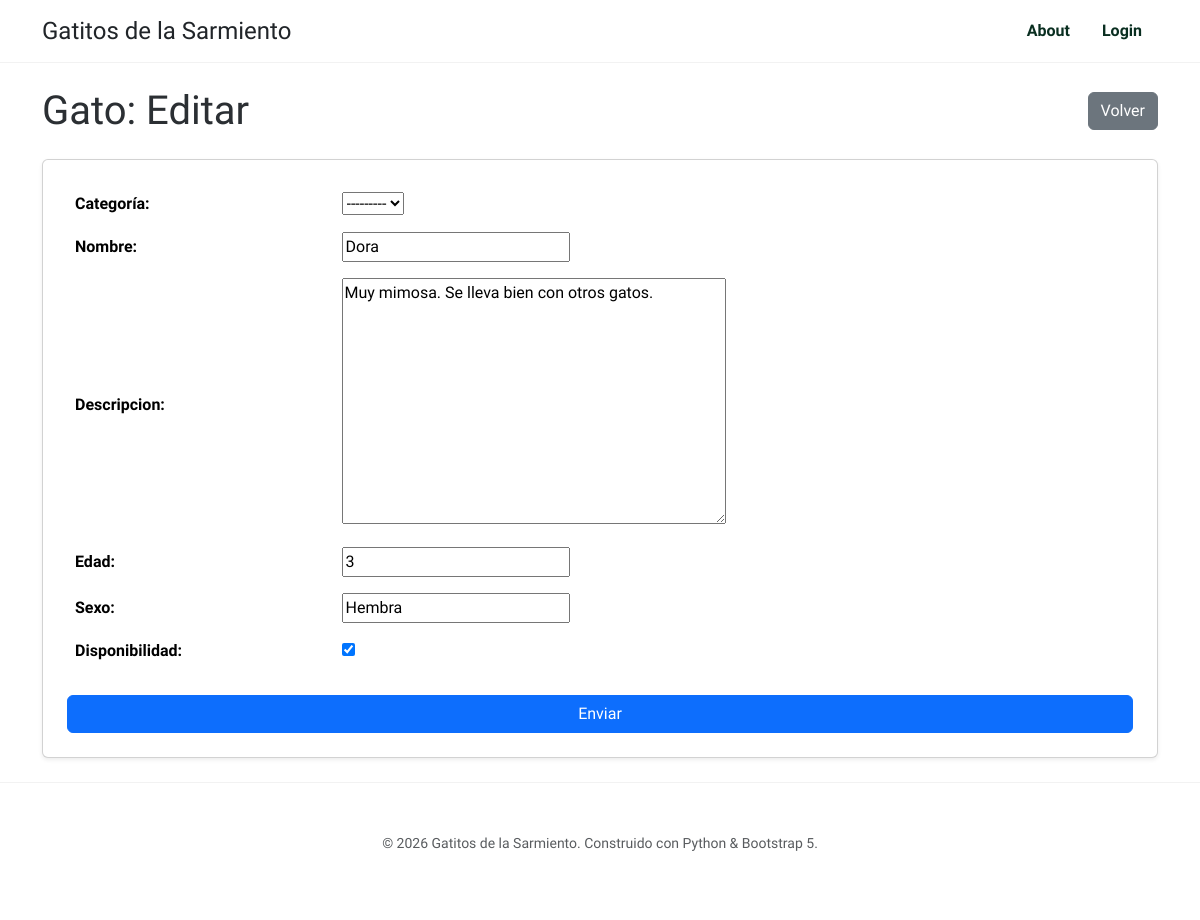
/gato/gato/update/1, run on an earlier commit of the app's database.
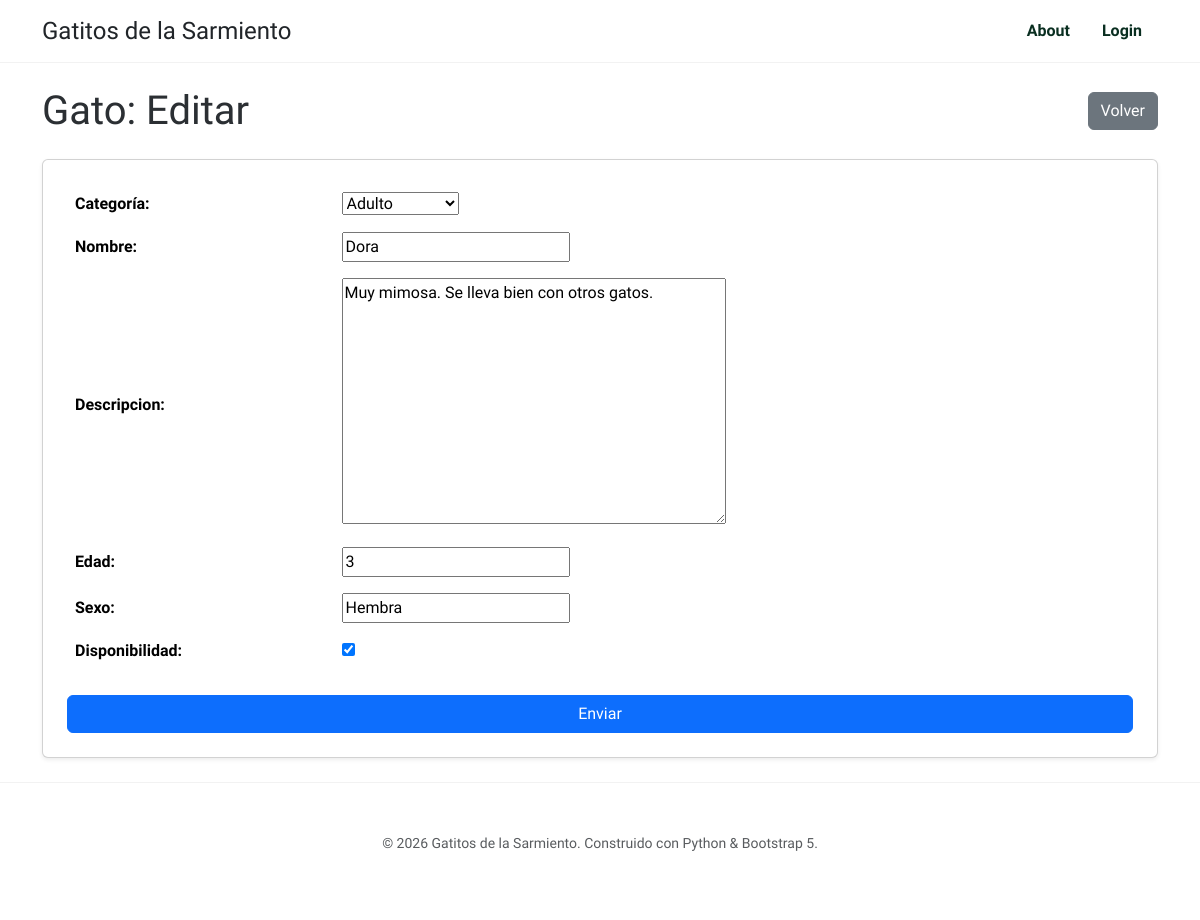
And on a later commit of the database.
### gato/models.py (models this page shows, shortened)
class Gato(models.Model):
    categoria = models.ForeignKey(
        Categoria,
        on_delete=models.SET_NULL,
        null=True,
        blank=True,
        verbose_name="categoría",
    )
    nombre = models.CharField(max_length=100)
    descripcion = models.TextField(blank=True, null=True)
    edad = models.IntegerField()
    sexo = models.CharField(max_length=20)
    disponibilidad = models.BooleanField(default=True)
    fecha_actualizacion = models.DateTimeField(editable=False, auto_now=True)
    class Meta:
        verbose_name = "Gato"
        verbose_name_plural = "Gatos"
        constraints = [
            models.UniqueConstraint(
                fields=["categoria", "nombre"], name="categoria_nombre"
            )
        ]
        indexes = [models.Index(fields=["nombre"])]

### gato/views.py (the view)
# urls.py: path("gato/update/<int:pk>", GatoUpdate.as_view(), name="gato_update"
class GatoUpdate(UpdateView):
    model = Gato
    form_class = GatoForm
    success_url = reverse_lazy("gato:gato_home")

### gato/forms.py
class GatoForm(forms.ModelForm):
    class Meta:
        model = Gato
        fields = "__all__"

### gato/models.py (called while the page is built)
    def __str__(self):
        return self.nombre

### gato/templates/gato/gato_form.html (shortened to what this page needs)
{% extends 'core/base.html' %}
{% block contenido %}
<div class="container py-4">
    <div class="d-flex justify-content-between align-items-center mb-4">
        {% if form.instance.pk %}
        <h1 class="mb-0">Gato: Editar</h1>
        {% else %}
        <h1 class="mb-0">Gato: Crear</h1>
        {% endif %}
        <a class="btn btn-secondary" href="{% url 'gato:gato_home' %}">Volver</a>
    </div>
    <form method="post" class="card p-4 shadow-sm">
        <div class="table-responsive">
            <table class="table table-borderless mb-4">
                <tbody>
                    {% for field in form %}
                    <tr>
                        <th class="align-middle" style="width: 25%;">{{ field.label_tag }}</th>
                        <td>
                            {{ field }}
                        </td>
                    </tr>
                    {% endfor %}
                </tbody>
            </table>
        </div>
        <button type="submit" class="btn btn-primary">Enviar</button>
    </form>
</div>
{% endblock contenido %}

What changed in the data, as far as the page shows it:
changed Gato "Dora": categoria "---------" → "Adulto"
